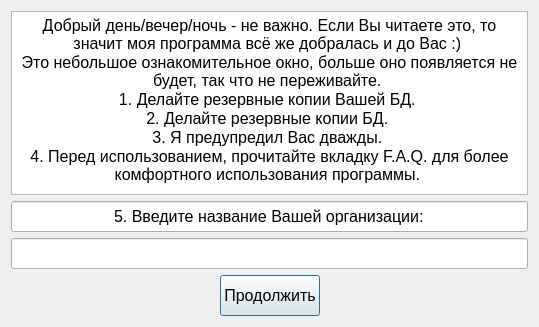
<?xml version="1.0" encoding="UTF-8"?>
<ui version="4.0">
 <class>Greeting</class>
 <widget class="QDialog" name="Greeting">
  <property name="geometry">
   <rect>
    <x>0</x>
    <y>0</y>
    <width>539</width>
    <height>327</height>
   </rect>
  </property>
  <property name="windowTitle">
   <string>Dialog</string>
  </property>
  <layout class="QVBoxLayout" name="verticalLayout">
   <item>
    <widget class="QTextBrowser" name="textBrowser">
     <property name="html">
      <string>&lt;!DOCTYPE HTML PUBLIC &quot;-//W3C//DTD HTML 4.0//EN&quot; &quot;http://www.w3.org/TR/REC-html40/strict.dtd&quot;&gt;
&lt;html&gt;&lt;head&gt;&lt;meta name=&quot;qrichtext&quot; content=&quot;1&quot; /&gt;&lt;style type=&quot;text/css&quot;&gt;
p, li { white-space: pre-wrap; }
&lt;/style&gt;&lt;/head&gt;&lt;body style=&quot; font-family:'MS Shell Dlg 2'; font-size:8.25pt; font-weight:400; font-style:normal;&quot;&gt;
&lt;p align=&quot;center&quot; style=&quot; margin-top:0px; margin-bottom:0px; margin-left:0px; margin-right:0px; -qt-block-indent:0; text-indent:0px;&quot;&gt;&lt;span style=&quot; font-size:12pt;&quot;&gt;Добрый день/вечер/ночь - не важно. Если Вы читаете это, то значит моя программа всё же добралась и до Вас :) &lt;/span&gt;&lt;/p&gt;
&lt;p align=&quot;center&quot; style=&quot; margin-top:0px; margin-bottom:0px; margin-left:0px; margin-right:0px; -qt-block-indent:0; text-indent:0px;&quot;&gt;&lt;span style=&quot; font-size:12pt;&quot;&gt;Это небольшое ознакомительное окно, больше оно появляется не будет, так что не переживайте. &lt;/span&gt;&lt;/p&gt;
&lt;p align=&quot;center&quot; style=&quot; margin-top:0px; margin-bottom:0px; margin-left:0px; margin-right:0px; -qt-block-indent:0; text-indent:0px;&quot;&gt;&lt;span style=&quot; font-size:12pt;&quot;&gt;1. Делайте резервные копии Вашей БД. &lt;/span&gt;&lt;/p&gt;
&lt;p align=&quot;center&quot; style=&quot; margin-top:0px; margin-bottom:0px; margin-left:0px; margin-right:0px; -qt-block-indent:0; text-indent:0px;&quot;&gt;&lt;span style=&quot; font-size:12pt;&quot;&gt;2. Делайте резервные копии БД. &lt;/span&gt;&lt;/p&gt;
&lt;p align=&quot;center&quot; style=&quot; margin-top:0px; margin-bottom:0px; margin-left:0px; margin-right:0px; -qt-block-indent:0; text-indent:0px;&quot;&gt;&lt;span style=&quot; font-size:12pt;&quot;&gt;3. Я предупредил Вас дважды. &lt;/span&gt;&lt;/p&gt;
&lt;p align=&quot;center&quot; style=&quot; margin-top:0px; margin-bottom:0px; margin-left:0px; margin-right:0px; -qt-block-indent:0; text-indent:0px;&quot;&gt;&lt;span style=&quot; font-size:12pt;&quot;&gt;4. Перед использованием, прочитайте вкладку F.A.Q. для более комфортного использования программы. &lt;/span&gt;&lt;/p&gt;&lt;/body&gt;&lt;/html&gt;</string>
     </property>
    </widget>
   </item>
   <item>
    <widget class="QLineEdit" name="lineEdit_2">
     <property name="minimumSize">
      <size>
       <width>0</width>
       <height>31</height>
      </size>
     </property>
     <property name="font">
      <font>
       <pointsize>12</pointsize>
      </font>
     </property>
     <property name="text">
      <string>5. Введите название Вашей организации:</string>
     </property>
     <property name="alignment">
      <set>Qt::AlignCenter</set>
     </property>
     <property name="readOnly">
      <bool>true</bool>
     </property>
    </widget>
   </item>
   <item>
    <widget class="QLineEdit" name="lineEdit">
     <property name="minimumSize">
      <size>
       <width>0</width>
       <height>31</height>
      </size>
     </property>
     <property name="font">
      <font>
       <pointsize>12</pointsize>
      </font>
     </property>
     <property name="alignment">
      <set>Qt::AlignCenter</set>
     </property>
    </widget>
   </item>
   <item>
    <layout class="QHBoxLayout" name="horizontalLayout">
     <item>
      <spacer name="horizontalSpacer">
       <property name="orientation">
        <enum>Qt::Horizontal</enum>
       </property>
       <property name="sizeHint" stdset="0">
        <size>
         <width>40</width>
         <height>20</height>
        </size>
       </property>
      </spacer>
     </item>
     <item>
      <widget class="QPushButton" name="pushButton">
       <property name="minimumSize">
        <size>
         <width>0</width>
         <height>41</height>
        </size>
       </property>
       <property name="font">
        <font>
         <pointsize>12</pointsize>
        </font>
       </property>
       <property name="text">
        <string>Продолжить</string>
       </property>
       <property name="icon">
        <iconset resource="icons.qrc">
         <normaloff>:/new/prefix1/icons/check-mark-11-512.png</normaloff>:/new/prefix1/icons/check-mark-11-512.png</iconset>
       </property>
       <property name="iconSize">
        <size>
         <width>26</width>
         <height>26</height>
        </size>
       </property>
      </widget>
     </item>
     <item>
      <spacer name="horizontalSpacer_2">
       <property name="orientation">
        <enum>Qt::Horizontal</enum>
       </property>
       <property name="sizeHint" stdset="0">
        <size>
         <width>40</width>
         <height>20</height>
        </size>
       </property>
      </spacer>
     </item>
    </layout>
   </item>
  </layout>
 </widget>
 <resources>
  <include location="icons.qrc"/>
 </resources>
 <connections/>
</ui>
